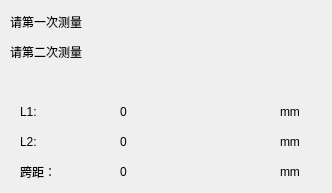
        <widget class="QWidget" name="pageKJ">
         <property name="toolTip">
          <string>跨距测量</string>
         </property>
         <widget class="QLabel" name="widget_KJ1">
          <property name="geometry">
           <rect>
            <x>10</x>
            <y>10</y>
            <width>313</width>
            <height>24</height>
           </rect>
          </property>
          <property name="text">
           <string>请第一次测量</string>
          </property>
         </widget>
         <widget class="QLabel" name="widget_KJ2">
          <property name="geometry">
           <rect>
            <x>10</x>
            <y>40</y>
            <width>313</width>
            <height>24</height>
           </rect>
          </property>
          <property name="text">
           <string>请第二次测量</string>
          </property>
         </widget>
         <widget class="QLabel" name="label_154">
          <property name="geometry">
           <rect>
            <x>20</x>
            <y>100</y>
            <width>120</width>
            <height>24</height>
           </rect>
          </property>
          <property name="minimumSize">
           <size>
            <width>120</width>
            <height>0</height>
           </size>
          </property>
          <property name="maximumSize">
           <size>
            <width>100</width>
            <height>16777215</height>
           </size>
          </property>
          <property name="text">
           <string>L1:</string>
          </property>
         </widget>
         <widget class="QLabel" name="label_157">
          <property name="geometry">
           <rect>
            <x>20</x>
            <y>130</y>
            <width>120</width>
            <height>24</height>
           </rect>
          </property>
          <property name="minimumSize">
           <size>
            <width>120</width>
            <height>0</height>
           </size>
          </property>
          <property name="maximumSize">
           <size>
            <width>100</width>
            <height>16777215</height>
           </size>
          </property>
          <property name="text">
           <string>L2:</string>
          </property>
         </widget>
         <widget class="QLabel" name="label_158">
          <property name="geometry">
           <rect>
            <x>20</x>
            <y>160</y>
            <width>120</width>
            <height>24</height>
           </rect>
          </property>
          <property name="minimumSize">
           <size>
            <width>120</width>
            <height>0</height>
           </size>
          </property>
          <property name="maximumSize">
           <size>
            <width>100</width>
            <height>16777215</height>
           </size>
          </property>
          <property name="text">
           <string>跨距：</string>
          </property>
         </widget>
         <widget class="QLabel" name="label_127">
          <property name="geometry">
           <rect>
            <x>280</x>
            <y>100</y>
            <width>30</width>
            <height>24</height>
           </rect>
          </property>
          <property name="minimumSize">
           <size>
            <width>30</width>
            <height>0</height>
           </size>
          </property>
          <property name="maximumSize">
           <size>
            <width>20</width>
            <height>16777215</height>
           </size>
          </property>
          <property name="text">
           <string>mm</string>
          </property>
         </widget>
         <widget class="QLabel" name="lblKJ_L1">
          <property name="geometry">
           <rect>
            <x>120</x>
            <y>100</y>
            <width>149</width>
            <height>24</height>
           </rect>
          </property>
          <property name="text">
           <string>0</string>
          </property>
         </widget>
         <widget class="QLabel" name="label_152">
          <property name="geometry">
           <rect>
            <x>280</x>
            <y>130</y>
            <width>30</width>
            <height>24</height>
           </rect>
          </property>
          <property name="minimumSize">
           <size>
            <width>30</width>
            <height>0</height>
           </size>
          </property>
          <property name="maximumSize">
           <size>
            <width>20</width>
            <height>16777215</height>
           </size>
          </property>
          <property name="text">
           <string>mm</string>
          </property>
         </widget>
         <widget class="QLabel" name="lblKJ_L2">
          <property name="geometry">
           <rect>
            <x>120</x>
            <y>130</y>
            <width>149</width>
            <height>24</height>
           </rect>
          </property>
          <property name="text">
           <string>0</string>
          </property>
         </widget>
         <widget class="QLabel" name="label_153">
          <property name="geometry">
           <rect>
            <x>280</x>
            <y>160</y>
            <width>30</width>
            <height>24</height>
           </rect>
          </property>
          <property name="minimumSize">
           <size>
            <width>30</width>
            <height>0</height>
           </size>
          </property>
          <property name="maximumSize">
           <size>
            <width>20</width>
            <height>16777215</height>
           </size>
          </property>
          <property name="text">
           <string>mm</string>
          </property>
         </widget>
         <widget class="QLabel" name="lblKJ_Value">
          <property name="geometry">
           <rect>
            <x>120</x>
            <y>160</y>
            <width>149</width>
            <height>24</height>
           </rect>
          </property>
          <property name="text">
           <string>0</string>
          </property>
         </widget>
        </widget>
